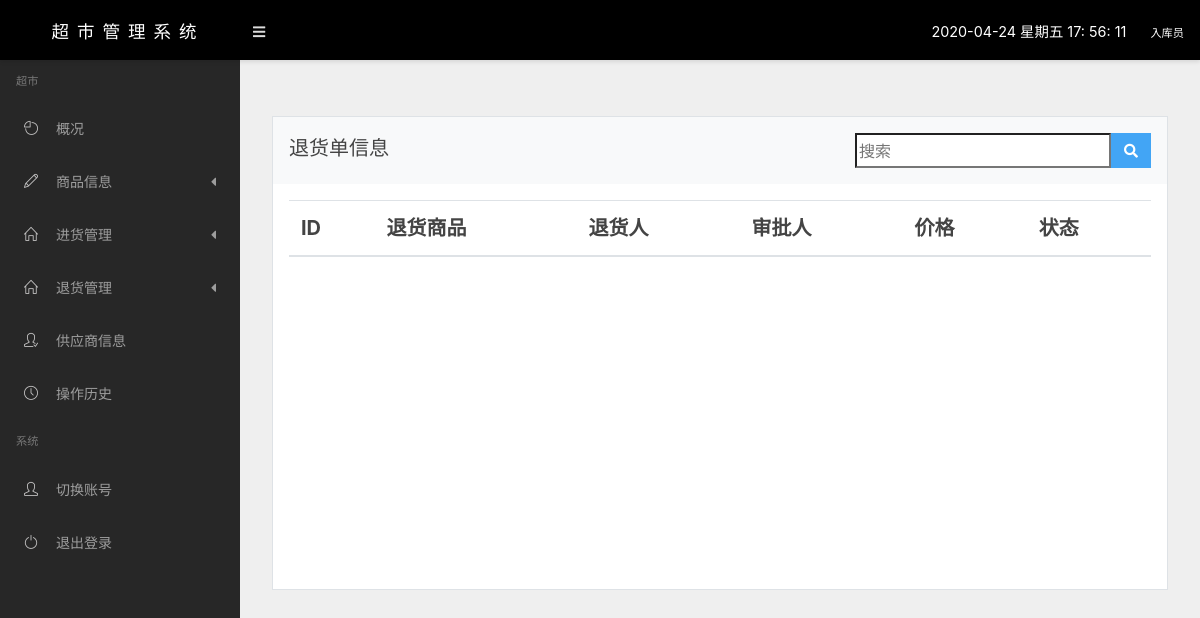
The app's page /return_page/ (signed in), older data.
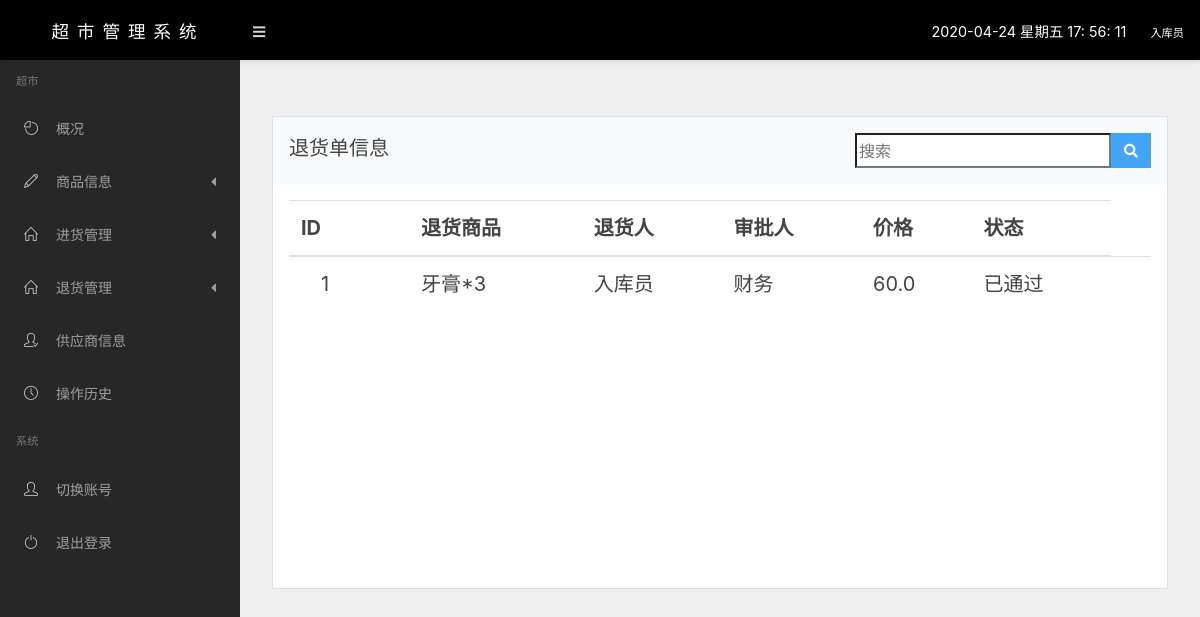
The same page, newer data.
### app/models.py (models this page shows, shortened)
class Return_Record(models.Model):
    stateChoice = (
        ('1', '已通过审核'),
        ('2', '暂未审核'),
        ('3', '拒绝'),
    )
    id = models.AutoField(primary_key=True, max_length=100, verbose_name="ID")
    returner = models.ForeignKey(Users, on_delete=models.CASCADE, related_name="returner", verbose_name="退货人")
    Auditor = models.ForeignKey(Users, on_delete=models.CASCADE, verbose_name="审核人", null=True, blank=True)
    sum_price = models.FloatField(verbose_name="总价格")
    state = models.CharField(verbose_name="状态", choices=stateChoice, max_length=1, default="2")
    goods = models.CharField(max_length=200, verbose_name="退货商品")
    goods_id_num = models.CharField(max_length=200, verbose_name="退货商品和数量", default="")
    class Meta:
        verbose_name = "退货管理"
        verbose_name_plural = "退货管理"
        ordering = ["-id"]

class Users(models.Model):
    stateChoice = (
        ('T', '同意登陆'),
        ('F', '拒绝登陆'),
    )
    identityChoice = (
        ('0', "财务"),
        ('1', "入库员"),
        ('2', "收银员")
    )
    id = models.AutoField(primary_key=True, max_length=100, verbose_name="ID")
    username = models.CharField(max_length=50, unique=True, verbose_name="账户")
    password = models.CharField(max_length=16, verbose_name="密码")
    nickname = models.CharField(max_length=30, verbose_name="昵称")
    phone = models.CharField(max_length=11, verbose_name="联系电话")
    state = models.CharField(verbose_name="是否允许登陆", choices=stateChoice, max_length=1, default="T")
    identity = models.CharField(verbose_name="身份", choices=identityChoice, max_length=1, default="2")
    createTime = models.DateTimeField(auto_now=True, verbose_name="创建时间")
    class Meta:
        verbose_name = "员工管理"
        verbose_name_plural = "员工管理"

### app/libs/identity_check.py (the view)
        def wra(req,*arg,**kwargs):
            identity = req.session.get('identity')
            if not identity:
                return redirect("/login/")
            if int(identity) not in group:
                return redirect("/login/")
            return func(req,*arg,**kwargs)

### app/libs/identity_check.py (called while the page is built)
def check(group):
    def decorator(func):
        def wra(req,*arg,**kwargs):
            identity = req.session.get('identity')
            if not identity:
                return redirect("/login/")
            if int(identity) not in group:
                return redirect("/login/")
            return func(req,*arg,**kwargs)
        return wra
    return decorator

### app/views.py (called while the page is built)
def get_user(request):
    id = request.session.get("id")
    user = Users.objects.get(id=int(id))
    return user

@check([0,1])
def return_page(request):
    user = get_user(request)
    returns = Return_Record.objects.all()
    if user.identity == "1":
        returns = returns.filter(returner=user)
    key = request.GET.get("Search")
    if key:
        returns = returns.filter(id=int(key))
    return render(request,'manage/return_page.html',{"returns":returns})

### templates/manage/return_page.html (shortened to what this page needs)
{% extends 'manage/base/base.html' %}
{% block content %}
    <div class="row mt-4">
        <div class="col-md-12">
                    <div class="card">
                        <div class="card-header bg-light">
                                退货单信息
         <div class="w3l_search float-right">
    			<form action="/goods/" method="get">
    				<input type="search" name="Search" style="Float:left;height:35px;font-size: 16px" placeholder="搜索" required="">
    				<button type="submit" class="btn btn-primary" style="Float:left;height:35px" aria-label="Left Align">
    					<i class="fa fa-search" aria-hidden="true"> </i>
    				</button>
    			</form>
		      </div>
                        </div>
                        <div class="card-body">
                            <div class="table-responsive">
                                <table class="table table-hover">
                                    <thead>
                                    <tr>
                                        <th>ID</th>
                                        <th>退货商品</th>
                                        <th>退货人</th>
                                        <th>审批人</th>
                                        <th>价格</th>
                                        <th>状态</th>
                                    </tr>
                                    </thead>
                                    <tbody style="height: 300px;overflow-y: auto">
                                    {% for g in returns %}
                                    <tr>
                                        <td>
                                            <span>{{ g.id }}</span>
                                        </td>
                                        <td>{{ g.goods }}</td>
                                        <td>{{ g.returner.nickname }}</td>
                                        <td>{% if g.state == "1" or g.state == "3" %} {{ g.Auditor.nickname }} {% else %} 待定 {% endif %} </td>
                                        <td class="text-nowrap">{{ g.sum_price }}</td>
                                        <td>{% if g.state == "1" %} 已通过 {% elif g.state == "3" %} 已拒绝 {% else %} 待定 {% endif %}</td>
                                        <td>
                                        </td>
                                    </tr>
                                    {% endfor %}
                                    </tbody>
                                </table>
                            </div>
                        </div>
                    </div>
                </div>
    </div>
{% endblock %}

Row changes from the older to the newer data that the page shows:
added Return_Record: id "1", goods "牙膏*3", returner.nickname "入库员", Auditor.nickname "财务", sum_price "60.0", state "已通过"
